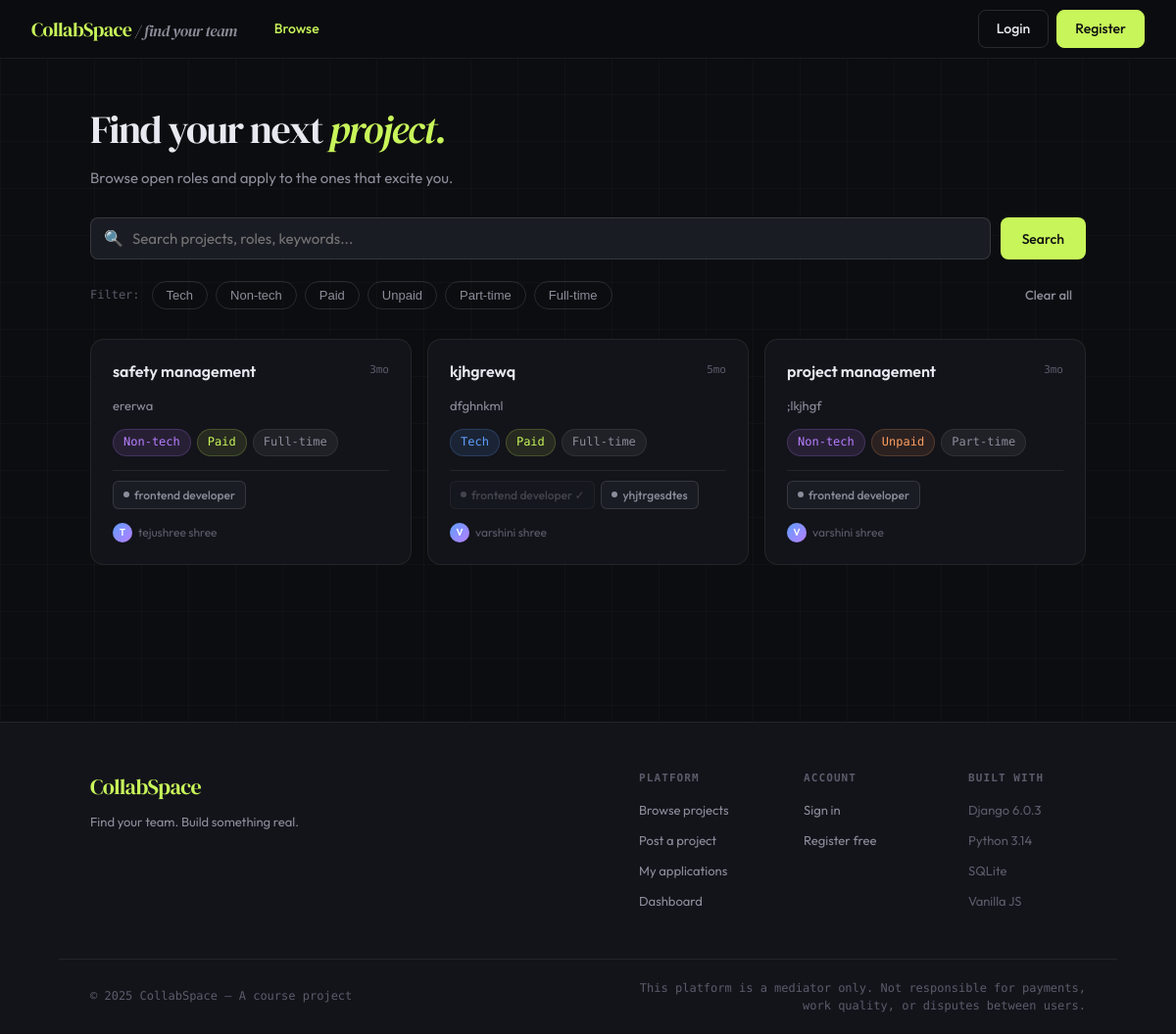
The page /browse/ on the database its author committed.
### projects/models.py (models this page shows, shortened)
class Project(models.Model):
    creator = models.ForeignKey(User, on_delete=models.CASCADE, related_name='projects')
    title = models.CharField(max_length=200)
    description = models.TextField()
    duration = models.PositiveIntegerField(help_text="Duration in months")
    is_tech = models.BooleanField(default=False)
    is_non_tech = models.BooleanField(default=False)
    is_paid = models.BooleanField(default=False)
    is_unpaid = models.BooleanField(default=False)
    is_part_time = models.BooleanField(default=False)
    is_full_time = models.BooleanField(default=False)
    created_at = models.DateTimeField(auto_now_add=True)
    updated_at = models.DateTimeField(auto_now=True)

class Role(models.Model):
    project = models.ForeignKey(Project, on_delete=models.CASCADE, related_name='roles')
    role_name = models.CharField(max_length=100)
    is_filled = models.BooleanField(default=False)

### projects/views.py (the view)
# urls.py: path('browse/', views.browse_projects, name='browse_projects'),
def browse_projects(request):
    projects = Project.objects.prefetch_related('roles').order_by('-created_at')
    query = request.GET.get('q', '')
    if query:
        projects = projects.filter(
            Q(title__icontains=query) | Q(description__icontains=query)
        )
    if request.GET.get('paid') == '1':
        projects = projects.filter(is_paid=True)
    if request.GET.get('unpaid') == '1':
        projects = projects.filter(is_unpaid=True)
    if request.GET.get('tech') == '1':
        projects = projects.filter(is_tech=True)
    if request.GET.get('non_tech') == '1':
        projects = projects.filter(is_non_tech=True)
    if request.GET.get('part_time') == '1':
        projects = projects.filter(is_part_time=True)
    if request.GET.get('full_time') == '1':
        projects = projects.filter(is_full_time=True)
    return render(request, 'projects/browse.html', {
        'projects': projects,
        'query': query,
    })

### templates/projects/browse.html (shortened to what this page needs)
{% extends 'base.html' %}
{% block content %}
<div class="browse-wrap">
  <div class="container">
    <div class="browse-hero">
      <div class="browse-title">Find your next <em>project.</em></div>
      <div class="browse-sub">Browse open roles and apply to the ones that excite you.</div>
    </div>
    <form method="get">
      <div class="search-bar">
        <div class="search-input-wrap">
          <span class="search-icon">🔍</span>
          <input type="text" name="q" value="{{ query }}" placeholder="Search projects, roles, keywords...">
        </div>
        <button class="btn btn-primary" type="submit">Search</button>
      </div>
      <div class="filter-bar">
        <span class="filter-label">Filter:</span>
        <button type="submit" name="tech" value="1" class="filter-toggle {% if request.GET.tech %}active{% endif %}">Tech</button>
        <button type="submit" name="non_tech" value="1" class="filter-toggle {% if request.GET.non_tech %}active{% endif %}">Non-tech</button>
        <button type="submit" name="paid" value="1" class="filter-toggle {% if request.GET.paid %}active{% endif %}">Paid</button>
        <button type="submit" name="unpaid" value="1" class="filter-toggle {% if request.GET.unpaid %}active{% endif %}">Unpaid</button>
        <button type="submit" name="part_time" value="1" class="filter-toggle {% if request.GET.part_time %}active{% endif %}">Part-time</button>
        <button type="submit" name="full_time" value="1" class="filter-toggle {% if request.GET.full_time %}active{% endif %}">Full-time</button>
        <a href="{% url 'browse_projects' %}" class="btn btn-ghost btn-sm" style="margin-left:auto">Clear all</a>
      </div>
    </form>
    <div class="project-grid">
      {% for project in projects %}
        <div class="project-card" onclick="window.location='{% url 'project_detail' project.pk %}'">
          <div class="project-card-head">
            <div class="project-card-title">{{ project.title }}</div>
            <div class="project-card-duration">{{ project.duration }}mo</div>
          </div>
          <div class="project-card-desc">{{ project.description|truncatewords:25 }}</div>
          <div class="project-card-badges">
            {% if project.is_tech %}<span class="badge badge-tech">Tech</span>{% endif %}
            {% if project.is_non_tech %}<span class="badge badge-nontech">Non-tech</span>{% endif %}
            {% if project.is_paid %}<span class="badge badge-paid">Paid</span>{% endif %}
            {% if project.is_unpaid %}<span class="badge badge-unpaid">Unpaid</span>{% endif %}
            {% if project.is_part_time %}<span class="badge badge-parttime">Part-time</span>{% endif %}
            {% if project.is_full_time %}<span class="badge badge-fulltime">Full-time</span>{% endif %}
          </div>
          <div class="project-card-roles">
            {% for role in project.roles.all %}
              <div class="role-chip {% if role.is_filled %}filled{% endif %}">
                <div class="role-chip-dot"></div>
                {{ role.role_name }}{% if role.is_filled %} ✓{% endif %}
              </div>
            {% endfor %}
          </div>
          <div class="project-card-creator">
            <div class="avatar-xs">{{ project.creator.username|first|upper }}</div>
            {{ project.creator.get_full_name|default:project.creator.username }}
          </div>
        </div>
      {% empty %}
        <div style="grid-column:1/-1">
          <div class="empty-state"><span>🔍</span>No projects found.</div>
        </div>
      {% endfor %}
    </div>
  </div>
</div>
{% endblock %}

### templates/base.html (shortened to what this page needs)
{% load static %}
<!DOCTYPE html>
<html lang="en">
<head>
  <link rel="stylesheet" href="{% static 'css/main.css' %}">
</head>
<body>
<nav>
  <a class="nav-logo" href="{% url 'browse_projects' %}">CollabSpace <span>/ find your team</span></a>
  <a class="nav-link {% if request.resolver_match.url_name == 'browse_projects' %}active{% endif %}" href="{% url 'browse_projects' %}">Browse</a>
  {% if user.is_authenticated %}
    <a class="nav-link {% if request.resolver_match.url_name == 'dashboard' %}active{% endif %}" href="{% url 'dashboard' %}">Dashboard</a>
    <a class="nav-link {% if request.resolver_match.url_name == 'my_applications' %}active{% endif %}" href="{% url 'my_applications' %}">My Applications</a>
    <div class="nav-spacer"></div>
    <a class="nav-plus" href="{% url 'create_project' %}" title="New Project">+</a>
    <a class="nav-btn" href="{% url 'profile' %}">Profile</a>
    <form method="post" action="{% url 'logout' %}" style="display:inline">
      {% csrf_token %}
      <button type="submit" class="nav-btn">Logout</button>
    </form>
  {% else %}
    <a class="nav-btn" href="{% url 'login' %}">Login</a>
    <a class="nav-btn primary" href="{% url 'register' %}">Register</a>
  {% endif %}
</nav>
<main>
  {% block content %}{% endblock %}
</main>
<footer class="site-footer">
  <div class="footer-inner">
    <div class="footer-brand">
      <div class="footer-logo">CollabSpace</div>
      <div class="footer-tagline">Find your team. Build something real.</div>
    </div>
    <div class="footer-links-group">
      <div class="footer-col">
        <div class="footer-col-title">Platform</div>
        <a href="{% url 'browse_projects' %}">Browse projects</a>
        <a href="{% url 'create_project' %}">Post a project</a>
        <a href="{% url 'my_applications' %}">My applications</a>
        <a href="{% url 'dashboard' %}">Dashboard</a>
      </div>
      <div class="footer-col">
        <div class="footer-col-title">Account</div>
        {% if user.is_authenticated %}
          <a href="{% url 'profile' %}">My profile</a>
          <form method="post" action="{% url 'logout' %}">
            {% csrf_token %}
            <button type="submit" class="footer-logout">Logout</button>
          </form>
        {% else %}
          <a href="{% url 'login' %}">Sign in</a>
          <a href="{% url 'register' %}">Register free</a>
        {% endif %}
      </div>
      <div class="footer-col">
        <div class="footer-col-title">Built with</div>
        <span class="footer-info-item">Django 6.0.3</span>
        <span class="footer-info-item">Python 3.14</span>
        <span class="footer-info-item">SQLite</span>
        <span class="footer-info-item">Vanilla JS</span>
      </div>
    </div>
  </div>
  <div class="footer-bottom">
    <span>© 2025 CollabSpace — A course project</span>
    <span class="footer-disclaimer">This platform is a mediator only. Not responsible for payments, work quality, or disputes between users.</span>
  </div>
</footer>
</body>
</html>

### rows shown on the page
Project: title "safety management", duration "3", description "ererwa", is_non_tech "Non-tech", is_paid "Paid", is_full_time "Full-time", creator.username|first "T", creator.get_full_name "tejushree shree"
Role: role_name "frontend developer"
Project: title "kjhgrewq", duration "5", description "dfghnkml", is_tech "Tech", is_paid "Paid", is_full_time "Full-time", creator.username|first "V", creator.get_full_name "varshini shree"
Role: role_name "frontend developer"
Role: role_name "yhjtrgesdtes"
Project: title "project management", duration "3", description ";lkjhgf", is_non_tech "Non-tech", is_unpaid "Unpaid", is_part_time "Part-time", creator.username|first "V", creator.get_full_name "varshini shree"
Role: role_name "frontend developer"
